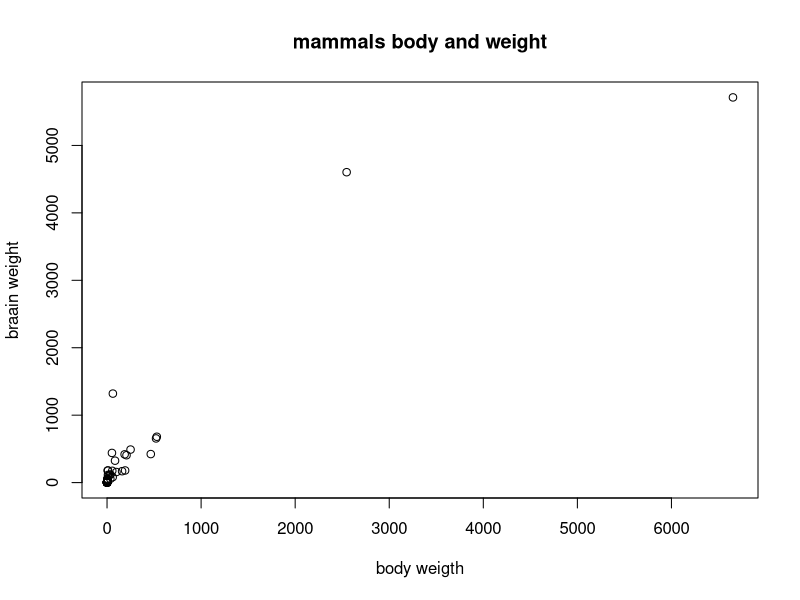
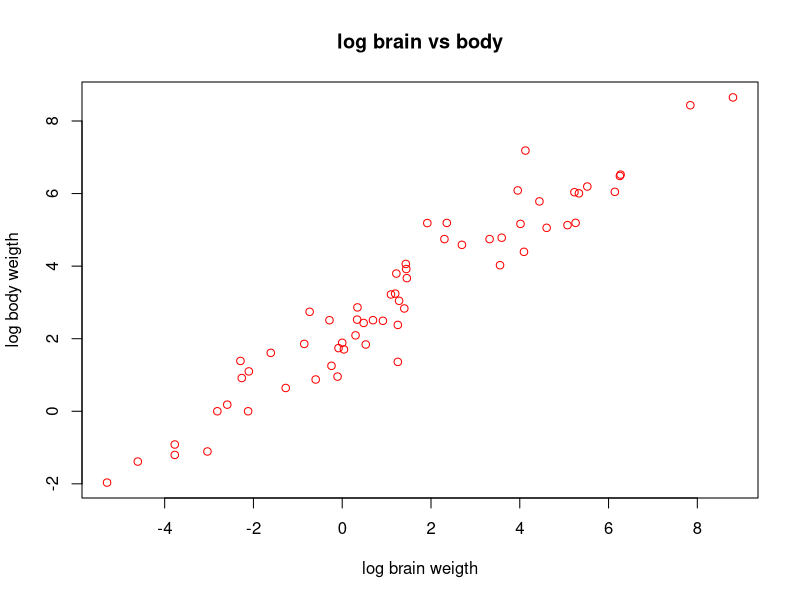

Reproduce these figures in R, in order.
data("mammals",package ="MASS")
pccor=cor(mammals$body,mammals$brain,method="pearson")
sccor=cor(mammals$body,mammals$brain,method="spearman")



cat(pccor,"\n")
cat(sccor,"n")

plot(mammals$body,mammals$brain,xlab="body weigth",ylab="braain weight",main="mammals body and weight")


log_body=log(mammals$body)
log_brain=log(mammals$brain)

plot(log_body,log_brain,xlab="log brain weigth",ylab="log body weigth",main="log brain vs body",col="red")